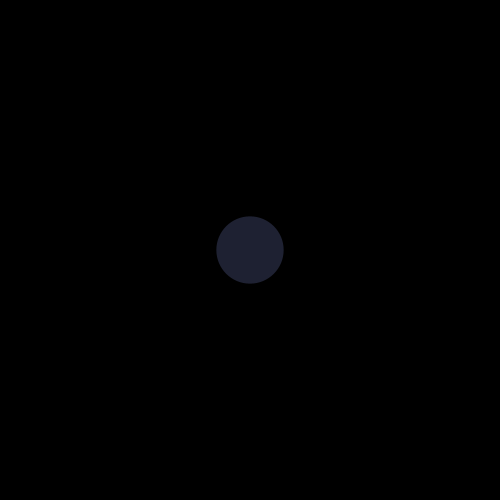
Frame 1 (no input)
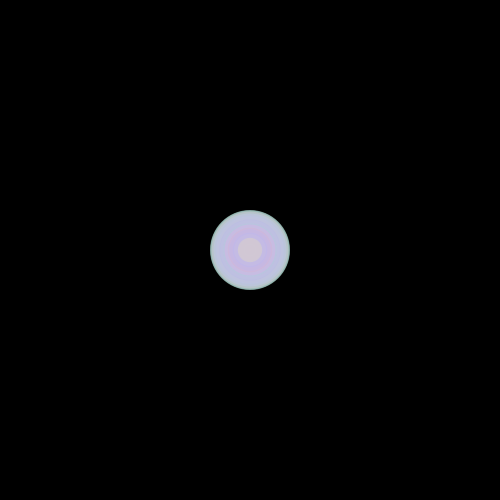
Frame 60 (the mouse pressed at the canvas centre just before this capture)
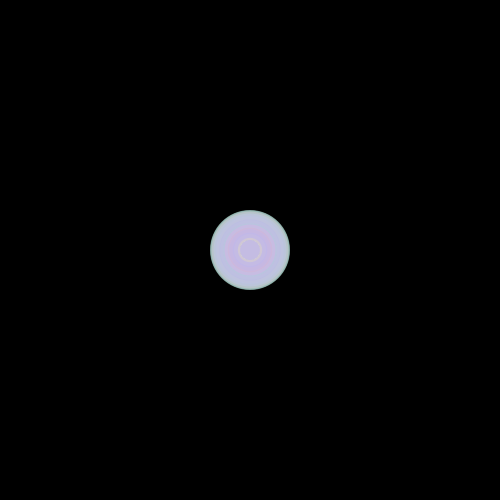
Frame 120 (the mouse held since frame 60 and released just before this capture)

The Processing sketch that drew these frames (run headless with seeded random() and noise(); from frame 60 on, the mouse is pressed at the canvas centre):

// Processing sketch: processing_125867
// ── processing_125867.pde

int counter;

void setup() {  //setup function called initially, only once
  size(500, 500);
  background(0);  //set background white
  colorMode(HSB);   //set colors to Hue, Saturation, Brightness mode
  counter = 0;
}

void draw() {  //draw function loops 
  counter++;
  noStroke();
  fill(random(255),100,255,50);
  
  if(mousePressed == true) { //add some interaction
    ellipse(mouseX, mouseY, 20, 20);
  }
  else {
    ellipse(width/2, height/2, 80*sin(counter), 80*sin(counter));
  }
}
